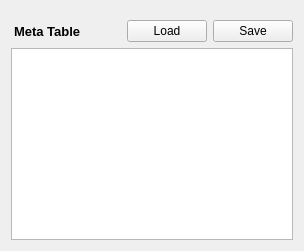
          <widget class="QWidget" name="verticalLayoutWidget_5">
           <layout class="QVBoxLayout" name="verticalLayout_5">
            <item>
             <widget class="Line" name="line_4">
              <property name="lineWidth">
               <number>0</number>
              </property>
              <property name="orientation">
               <enum>Qt::Horizontal</enum>
              </property>
             </widget>
            </item>
            <item>
             <layout class="QHBoxLayout" name="horizontalLayout_4">
              <item>
               <widget class="QLabel" name="label_4">
                <property name="font">
                 <font>
                  <pointsize>10</pointsize>
                  <bold>true</bold>
                 </font>
                </property>
                <property name="text">
                 <string>Meta Table</string>
                </property>
                <property name="indent">
                 <number>3</number>
                </property>
               </widget>
              </item>
              <item>
               <spacer name="horizontalSpacer">
                <property name="orientation">
                 <enum>Qt::Horizontal</enum>
                </property>
                <property name="sizeHint" stdset="0">
                 <size>
                  <width>40</width>
                  <height>20</height>
                 </size>
                </property>
               </spacer>
              </item>
              <item>
               <widget class="QPushButton" name="PB_MetaTable_btn_load">
                <property name="text">
                 <string>Load</string>
                </property>
               </widget>
              </item>
              <item>
               <widget class="QPushButton" name="PB_MetaTable_btn_save">
                <property name="text">
                 <string>Save</string>
                </property>
               </widget>
              </item>
             </layout>
            </item>
            <item>
             <widget class="QTableView" name="tableView"/>
            </item>
           </layout>
          </widget>
